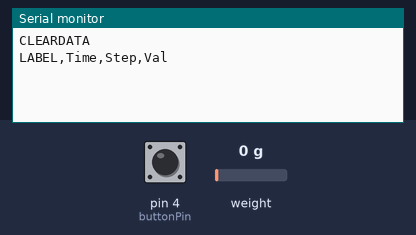
This sketch was run on a simulated Arduino Uno, built with avr-gcc and run on an emulated ATmega328P. On the bench: the last lines printed to the serial monitor. Inputs (shaded band) come from the test bench; at power-on: pin 4 (buttonPin) LOW, weight on the scale 0 g.

Above: at 1.2 s.
1.3 s: pin 4 (buttonPin) pulled HIGH for 0.15 s
At 1.8 s:
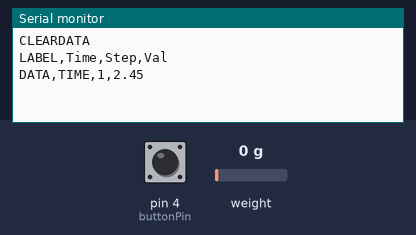
2.9 s: pin 4 (buttonPin) pulled HIGH for 1 s
At 4.3 s:
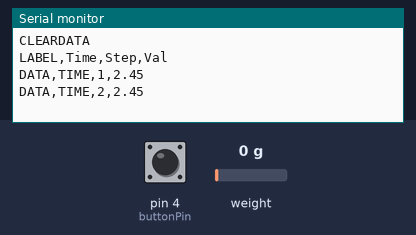

Measured:
- after the input at 1.3 s, the serial monitor: prints a new line at once (image 1)
- after the input at 2.9 s, the serial monitor: prints a new line at once (image 2)

The sketch:

Test_Rig.ino
```cpp
#include "HX711.h"
//..............................................................................................//
const int  buttonPin = 4;    // the pin that the pushbutton is attached to
int x=0;
int DT_Pin=3;
int SCK_Pin=2;
//...............................................................................................//
// Variables will change:
int buttonPushCounter = 0;   // counter for the number of button presses
int buttonState = 0;         // current state of the button
int lastButtonState = 0;     // previous state of the button
void set_gain(byte gain = 128); // channel A of HX771 can be set for a 128
//...............................................................................................//
HX711 cell(DT_Pin,SCK_Pin);  // initilization of hx711 module
//...............................................................................................//
void setup() {
  Serial.begin(38400);                        // Serial communication
  pinMode(buttonPin, INPUT);                   // initialize the button pin as a input
  Serial.println("CLEARDATA");
  Serial.println("LABEL,Time,Step,Val");
}
//................................................................................................//
long val=0;
float count=0;
//................................................................................................//
void loop() {
  buttonState = digitalRead(buttonPin);                        // read the pushbutton input pin:
  if (buttonState != lastButtonState) {                        // compare the buttonState to its previous state
    if (buttonState == HIGH) {                                 // if the state has changed, increment the counter
        buttonPushCounter++;                                   // if the current state is HIGH then the button went from off to on
          for (int i=1; i<=1;i=i+1) {
              Serial.print("DATA,TIME,");                      // for Serial Print to identifiy tag
              Serial.print(buttonPushCounter);                 // push button counter
              Serial.print(",");
              Serial.println((double(-cell.read()+98952)/40330.00));  // Reading data from load cell
              }
    } else {
                                                               // if the current state is LOW then the button went from on to off
    }
                                                               // Delay a little bit to avoid bouncing
  }
  lastButtonState = buttonState;                               // save the current state as the last state, for next time through the loop

}
//...................................................................................................//
```
